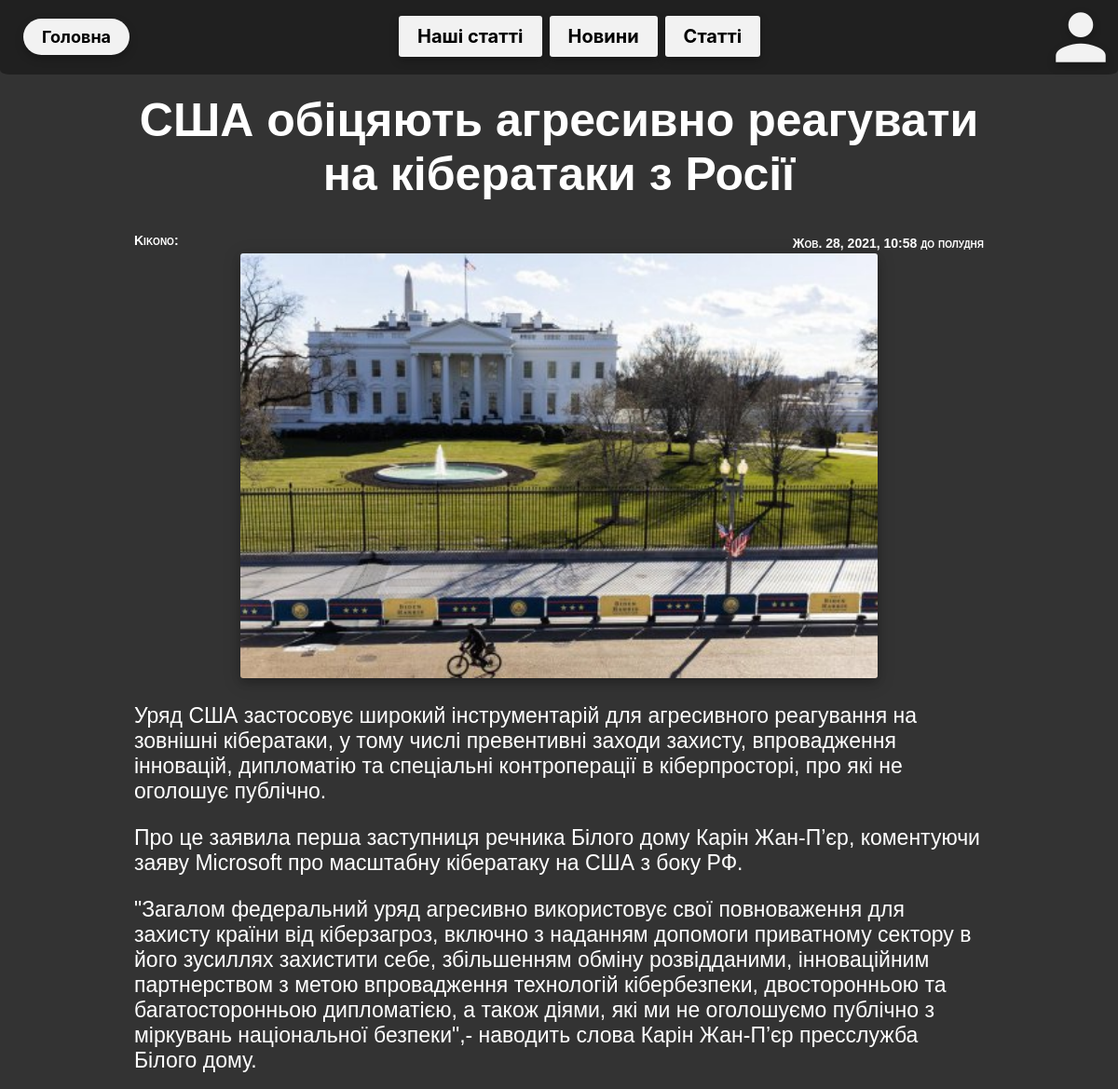
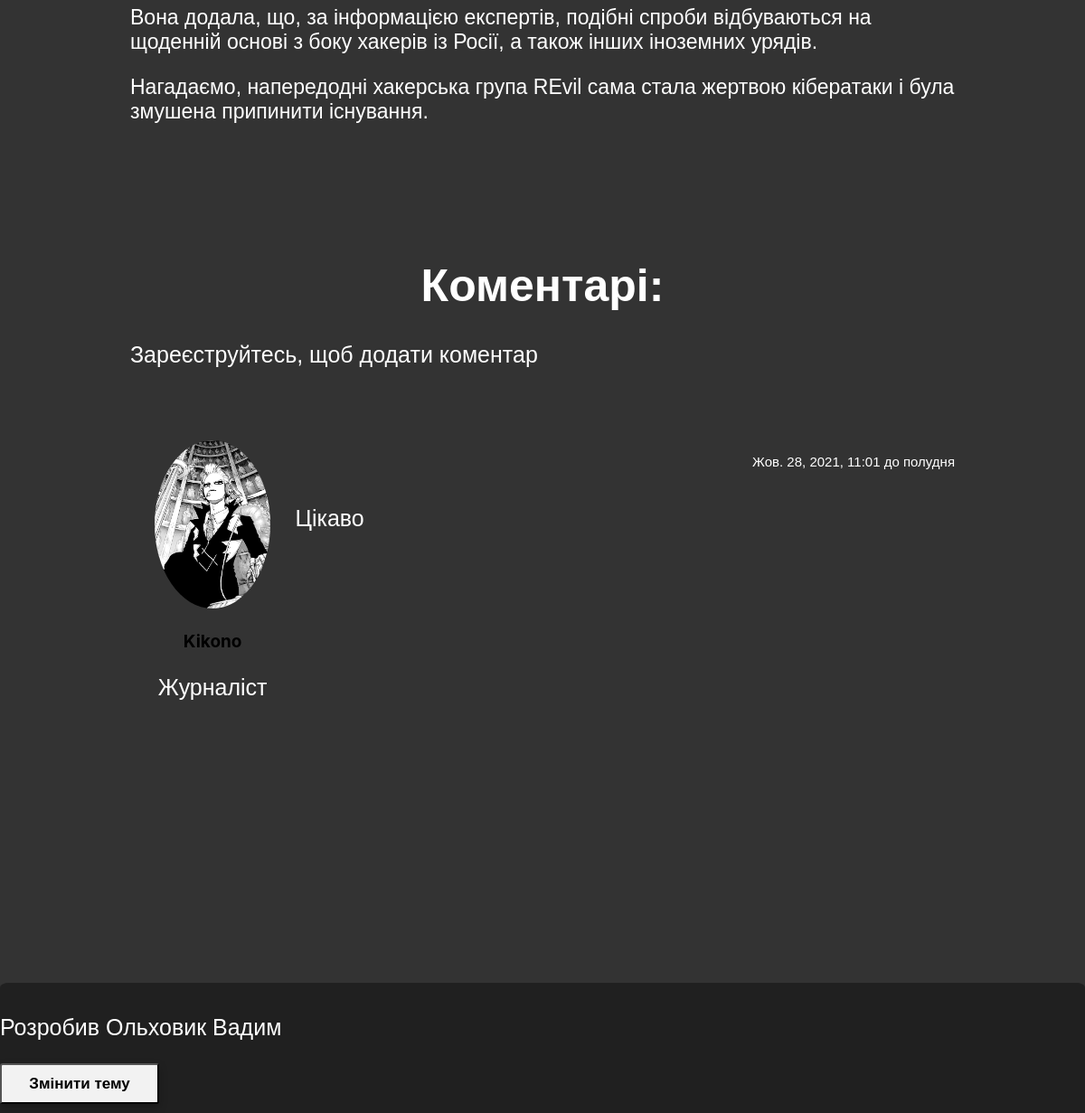
The app's page /news/11/ with its own data (2 pictures, top to bottom).
### blog/models.py (models this page shows, shortened)
class News(models.Model):
    image = models.ImageField(
        upload_to='news/image/',
        height_field=None,
        width_field=None,
        max_length=100
    )
    title = models.CharField(max_length=1000)
    text = models.TextField()
    create_date = models.DateTimeField(default=timezone.now)
    pyblished_date = models.DateTimeField(null=True, blank=True)
    active = models.BooleanField(default=True)
    author = models.CharField(max_length=100, default="Anonimus")

class NewsComment(models.Model):
    news = models.ForeignKey(
        News, related_name='comments', on_delete=models.CASCADE
    )
    image = models.CharField(max_length=300, default="none")
    name = models.CharField(max_length=100)
    userid = models.CharField(max_length=1000, default=3)
    role = models.CharField(max_length=100, default="Користувач")
    body = models.TextField()
    created = models.DateTimeField(default=timezone.now)
    active = models.BooleanField(default=True)
    class Meta:
        ordering = ('created',)

### blog/views.py (the view)
# urls.py: path('news/<int:news_id>/',views.show_one_news,  name='one_news'),
def show_one_news(request, news_id):
    islogin, style_file = get_info(request)
    res = get_object_or_404(News, pk=news_id)
    news_text = res.text.split("\r\n")
    user = request.user.username
    comments = res.comments.filter(active=True)
    if request.method == 'POST':
        comment_form = NewsCommentForm(data=request.POST)
        if comment_form.is_valid():
            new_comment = comment_form.save(commit=False)
            new_comment.name = request.user.username
            new_comment.role = request.user.profile.role
            new_comment.image = request.user.profile.user_image.url
            new_comment.userid = request.user.pk
            new_comment.news = res
            new_comment.save()
            return redirect(f"/news/{news_id}/")
    else:
        comment_form = NewsCommentForm()
    context = {
        'news': res,
        'islogin': islogin,
        'news_text': news_text,
        'user': user,
        'comments': comments,
        'comment_form': comment_form,
        'style_file': style_file
    }
    return render(request, 'news/one_news_page.html', context)

### blog/views.py (called while the page is built)
def get_style(request):
    if('theme' in request.COOKIES):
        file = request.COOKIES['theme']
    else:
        file = 'css/dark_theme.css'
    return(file)

def get_info(request):
    islogin = request.user.is_authenticated
    style_file = get_style(request)
    return(islogin, style_file)

### blog/templates/news/one_news_page.html (shortened to what this page needs)
{% load static %}
<!DOCTYPE html>
<html>
<head>
	{% include 'parts_of_page/pages_head.html' %}
</head>
<body>
	{% include 'parts_of_page/header.html' %}
	<main>
			<div class = "news" id="news">
				<h1 class="title">{{news.title}}</h1>
				<p class="date">{{news.create_date}}</p>
				<p class="author">{{news.author}}:</p>
				{% if news.image %}
					<div class="img_div">
						<img src="{{ news.image.url }}" width="100%">
					</div>
				{% else %}
					<h2>Немає зображення</h2>
				{% endif %}
				<div class = "news_text">
					{% for text in news_text %}
						<p>{{text}}</p>
					{% endfor %}
				</div>
			</div>
			<div class="comments_block">
				<h1 class="title">Коментарі:</h1>
				{% if islogin %}
					<div class="add_comment">
						<p>Написати коментар:</p>
						<form class="add_something" method="post">
							{% csrf_token %}
							<p>{{ comment_form.body }}</p>
							<button type="submit" class="button" style="float: right;">Додати</button>
						</form>
					</div>
				{% else %}
					<p>Зареєструйтесь, щоб додати коментар</p>
				{% endif %}
				<div class="comment_list">
					{% for comment in comments %}
						<div class="comment" id="comment">
							<div class="info">
								<a href="{%url 'another_profile' user_id=comment.userid%}"><div class="image_div"><img src="{{comment.image}}" width="100%"></div></a>
									{% if 'Журналист' in comment.role %}
										<p style="; text-align: center; font-size: 20px;"><a href="{%url 'another_profile' user_id=comment.userid%}" class="username" style="color: rgb(0, 200, 100)">  {{ comment.name }} </a></p>
									{% elif style_file == 'css/light1.css' or style_file == 'css/purple_gold.css' %}
										<p style="; text-align: center; font-size: 20px;"><a href="{%url 'another_profile' user_id=comment.userid%}" class="username" style="color: black">  {{ comment.name }} </a></p>
									{% else %}
										<p style="; text-align: center; font-size: 20px;"><a href="{%url 'another_profile' user_id=comment.userid%}" class="username" style="color: black; ">  {{ comment.name }} </a></p>
									{% endif %}
								<p class="role"> {{ comment.role }} </p>
							</div>
							<p class="created"> {{ comment.created }} </p>
							<div class="text">
								<p>{{ comment.body }}</p>
							</div>
						</div>
					{% empty %}
						<p>Немає ні одного коментаря</p>
					{% endfor %}
				</div>
			</div>
		</main>
	{% include 'parts_of_page/footer.html' %}
</body>
</html>

### blog/static/css/test22.css (style rules this page uses)
body, html { margin: 0 0 0 0; width: 100%; height: 100%; min-height: 700px; background-color: white; color: black; }
p { font-family:'Trebuchet MS', 'Lucida Sans Unicode', 'Lucida Grande', 'Lucida Sans', Arial, sans-serif; font-size: 25px; text-align: left; }
h1 { font-family: Verdana, Geneva, Tahoma, sans-serif; font-weight: 800; font-size: 50px; text-align: center; }
img { border-radius: 5px; }
main { margin-top: 100px; margin-bottom: 100px; margin-left: auto; margin-right: auto; width: 80%; min-height: 600px; }
.news { width: 95%; height: auto; margin-left: auto; margin-right: auto; margin-bottom: 20px; }
.news img { border-radius: 3px; box-shadow: 0 4px 10px 0 rgba(0,0,0,.2), 0 4px 20px 0 rgba(0,0,0,.19); }
.news .date { font-family: sans-serif; float: right; margin-top: 3px; margin-bottom: 3px; font-size: 14px; font-variant: small-caps; font-weight: bold; }
.news .author { font-family: sans-serif; margin-top: 3px; margin-bottom: 3px; font-size: 14px; font-variant: small-caps; font-weight: bold; }
.news_text { width: 100%; margin-top: 20px; }
.news_text p { font-size:23px; }
.news .img_div { margin-right: auto; margin-left: auto; width: 75%; }
a { font-family: -apple-system,BlinkMacSystemFont,"Segoe UI",Roboto,Oxygen-Sans,Ubuntu,Cantarell,"Helvetica Neue",sans-serif; color: #039be5; text-decoration: none; -webkit-tap-highlight-color: transparent; font-size: 19px; font-weight: bold; }
.comments_block { margin-top: 150px; height: auto; width: 95%; margin-left: auto; margin-right: auto; }
.comments_block .comment_list { margin-top: 80px; }
.comments_block .comment { height:auto; min-height:500px; }
.comments_block .text { width: 80%; height: auto; float: right; }
.comments_block .comment .info { width: 20%; float: left; }
.comments_block .comment .info .image_div { width: 70%; height: auto; margin-left: auto; margin-right: auto; }
.comments_block .comment .info .image_div img { border-radius: 50%; }
.comments_block .username { width: 70%; text-align: center; margin-left: auto; margin-right: auto; }
.comments_block .role { width: 70%; text-align: center; margin-left: auto; margin-right: auto; }
.comments_block .created { float: right; margin-left: auto; font-size: 15px; }

### blog/static/css/dark_theme.css (style rules this page uses)
body, html { color: white; background-color: #333; }
h1 { color: white; }
img { border-radius: 5px; }

### records on screen
News: title "США обіцяють агресивно реагувати на кібератаки з Росії", create_date "Жов. 28, 2021, 10:58 до полудня", author "Kikono", image (picture)
NewsComment: image (picture), name "Kikono", role "Журналіст", created "Жов. 28, 2021, 11:01 до полудня", body "Цікаво"

### other values on screen
{{ text }} "Про це заявила перша заступниця речника Білого дому Карін Жан-П’єр, коментуючи заяву Microsoft про масштабну кібератаку на США з боку РФ." "Вона додала, що, за інформацією експертів, подібні спроби відбуваються на щоденній основі з боку хакерів із Росії, а також інших іноземних урядів." "Нагадаємо, напередодні хакерська група REvil сама стала жертвою кібератаки і була змушена припинити існування."
